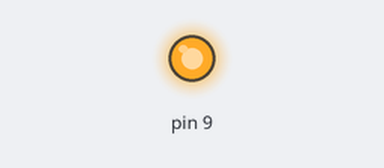
This sketch was run on a simulated Arduino Uno, built with avr-gcc and run on an emulated ATmega328P. Parts: output pins drawn as LEDs (lit = HIGH).

Above: at 0.05 s.
At 2.55 s:
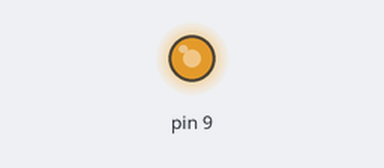
At 5.05 s:
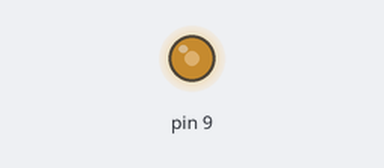
At 10.1 s:
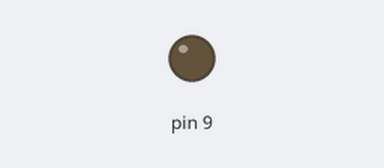
Timing chart, 0 to 13.1 s (numbered marks = the images above):
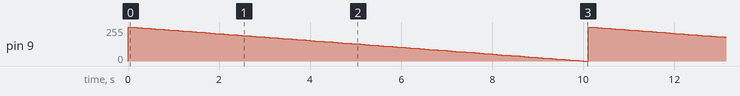

Measured:
- by itself, pin 9: ramps from 255/255 to 0/255 and jumps back, once every 10.1 s

The sketch:

test_ramp.ino
```cpp
// Use to verify wiring before flashing the main firmware.
// ramps fans 100% → 0% and repeats.

// Timer1 TOP value for 25kHz phase-correct PWM
// f_PWM = f_clk / (2 * prescaler * TOP)
// 25000 = 16000000 / (2 * 1 * 320)  →  TOP = 320
const uint16_t PWM_TOP = 320;

void setup() {
  // Set D9 as output (Timer1 OC1A)
  pinMode(9, OUTPUT);

  // Configure Timer1 for phase-correct PWM, TOP = ICR1
  //   WGM mode 10: phase-correct PWM with ICR1 as TOP
  //   COM1A1 set: non-inverting output on OC1A (D9)
  //   CS10 set: prescaler = 1 (no prescaling)
  TCCR1A = (1 << COM1A1) | (1 << WGM11);
  TCCR1B = (1 << WGM13) | (1 << CS10);
  ICR1 = PWM_TOP;

  OCR1A = PWM_TOP;
}

void setPWMPercent(int percent) {
  if (percent < 0) percent = 0;
  if (percent > 100) percent = 100;
  OCR1A = (uint16_t)((long)PWM_TOP * percent / 100);
}

void loop() {
  for (int pct = 100; pct >= 0; pct--) {
    setPWMPercent(pct);
    delay(100);
  }

  setPWMPercent(100);
}
```
